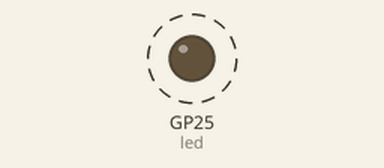
Bench run of a program on a simulated Raspberry Pi Pico running MicroPython. Parts: output pins drawn as LEDs (lit = HIGH). Dashed ring = blinking. WiFi joins after 1.5 s; what the program prints to the serial console is not drawn. At 2.4 s the program stops and its outputs stay as they are.

Above: at 0.6 s.
Timing chart, 0 to 3.0 s (numbered marks = the images above):
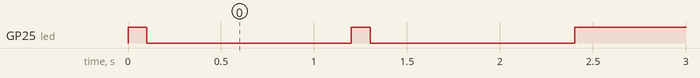

The program:

wifi.py
```python
import time
import network
import uasyncio as asyncio
from machine import Pin

class WiFiManager:
    def __init__(self, ssid, password, static_ip=None):
        self.ssid = ssid
        self.password = password
        self.static_ip = static_ip
        self.wlan = network.WLAN(network.STA_IF)
        self.led = Pin("LED", Pin.OUT, value=1)  # 假设Pin "LED" 对你的板子是正确的

    def blink_led(self, frequency=0.5, num_blinks=3):
        """以给定频率闪烁LED，闪烁指定次数。"""
        for _ in range(num_blinks):
            self.led.on()
            time.sleep(frequency)
            self.led.off()
            time.sleep(frequency)

    async def connect_to_wifi(self):
        """尝试连接WiFi，在连接尝试期间闪烁LED。"""
        self.wlan.active(True)
        self.wlan.config(pm=0xa11140)  # 禁用省电模式

        if self.static_ip:
            self.wlan.ifconfig(self.static_ip)  # 设置静态IP

        while not self.wlan.isconnected():
            print("尝试连接WiFi...")
            self.wlan.connect(self.ssid, self.password)

            # 等待连接建立
            max_wait = 10
            while max_wait > 0:
                if self.wlan.status() < 0 or self.wlan.status() >= 3:
                    break
                max_wait -= 1
                self.blink_led(0.1, 1)  # 连接尝试期间闪烁LED
                await asyncio.sleep(1)

            # 检查连接状态
            if self.wlan.status() == 3:
                ip_address = self.wlan.ifconfig()[0]
                print('已连接，IP地址:', ip_address)
                self.led.on()  # 连接成功时点亮LED
                return
            else:
                print('连接失败，重试中...')
                self.blink_led(0.1, 10)  # 失败时快速闪烁
                await asyncio.sleep(1)  # 重试前等待一段时间

# 使用示例
wifi_manager = WiFiManager('dlink-Sales', '1234567890', static_ip=('192.168.1.100', '255.255.255.0', '192.168.1.1', '8.8.8.8'))
asyncio.run(wifi_manager.connect_to_wifi())  # 连接WiFi并检查状态
```

Measured:
- by itself, GP25 (led): alternates HIGH for 0.10 s and LOW for 1.1 s
